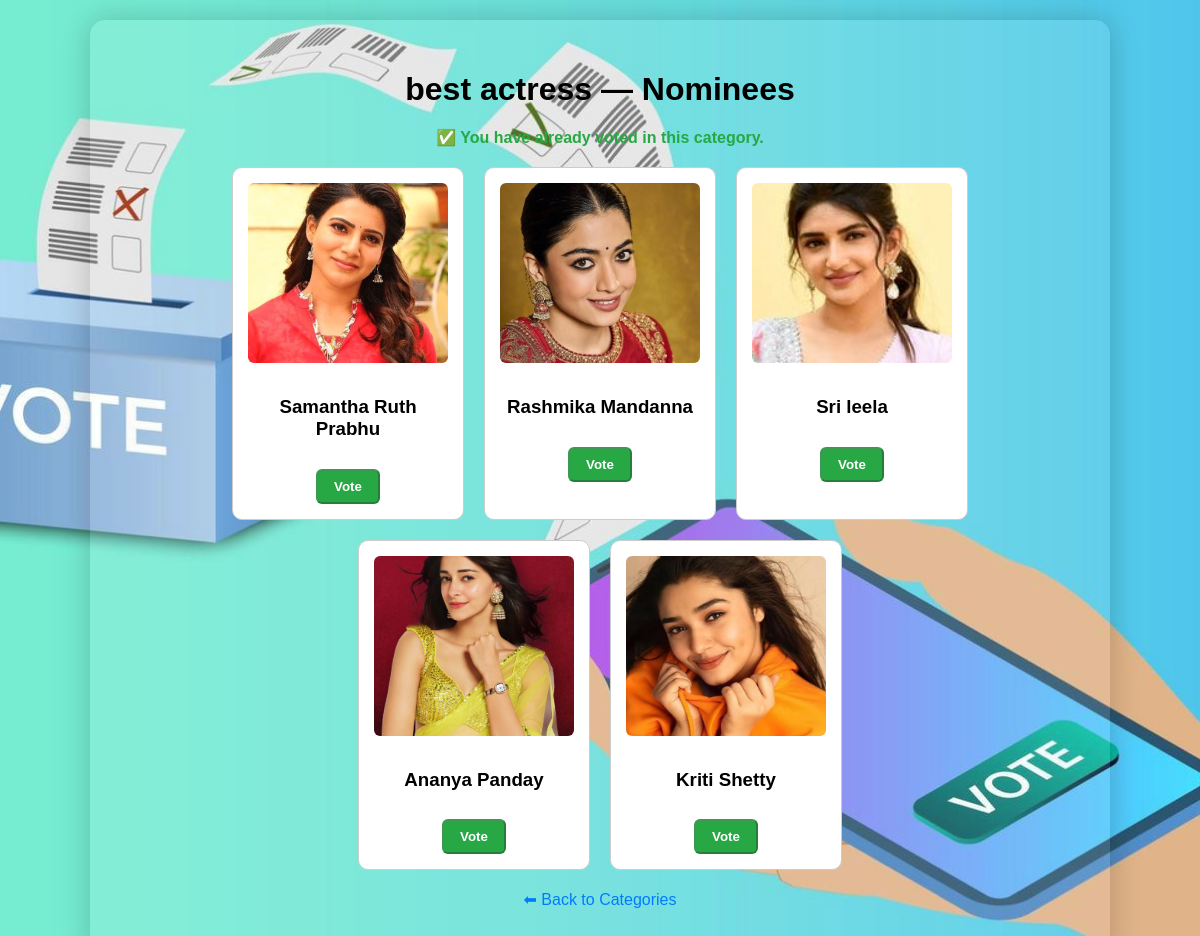
/category/1/ (signed in), run on the app's committed database.
### voting/models.py (models this page shows, shortened)
class Category(models.Model):
    name = models.CharField(max_length=100)

class Nominee(models.Model):
    category = models.ForeignKey(Category, on_delete=models.CASCADE)
    name = models.CharField(max_length=100)
    image = models.ImageField(upload_to="nominee_images/", blank=True, null=True)
    votes = models.PositiveIntegerField(default=0)

### voting/views.py (the view)
# urls.py: path('category/<int:category_id>/', views.category_detail, name='category_detail'),
@login_required
def category_detail(request, category_id):
    category = get_object_or_404(Category, id=category_id)
    nominees = category.nominee_set.all()
    has_voted = UserVote.objects.filter(user=request.user, category=category).exists()
    return render(request, 'category_detail.html', {
        'category': category,
        'nominees': nominees,
        'has_voted': has_voted,
    })

### voting/templates/category_detail.html (shortened to what this page needs)
{% load static %}
<!DOCTYPE html>
<html lang="en">
<head>
</head>
<body>
    <div class="container">
        <h1>{{ category.name }} — Nominees</h1>
        {% if has_voted %}
            <p class="has-voted">✅ You have already voted in this category.</p>
        {% endif %}
        <div class="nominees">
            {% for nominee in nominees %}
                <div class="nominee-card">
                    {% if nominee.image %}
                        <img src="{{ nominee.image.url }}" alt="{{ nominee.name }}">
                    {% else %}
                        <img src="{% static 'default.jpg' %}" alt="No Image">
                    {% endif %}
                    <h3>{{ nominee.name }}</h3>
                    {% if not has_voted %}
                        <form method="post" action="{% url 'vote' nominee.id %}">
                            {% csrf_token %}
                            <button type="submit" class="vote-btn">Vote</button>
                        </form>
                    {% else %}
                        <button class="vote-btn" disabled>Vote</button>
                    {% endif %}
                </div>
            {% empty %}
                <p>No nominees in this category yet.</p>
            {% endfor %}
        </div>
        <p style="text-align:center; margin-top:20px;">
            <a href="{% url 'home' %}" style="color:#007bff; text-decoration:none;">⬅ Back to Categories</a>
        </p>
    </div>
</body>
</html>

### data on the page
Category: name "best actress"
Nominee: image (picture), name "Samantha Ruth Prabhu"
Nominee: image (picture), name "Rashmika Mandanna"
Nominee: image (picture), name "Sri leela"
Nominee: image (picture), name "Ananya Panday"
Nominee: image (picture), name "Kriti Shetty"
